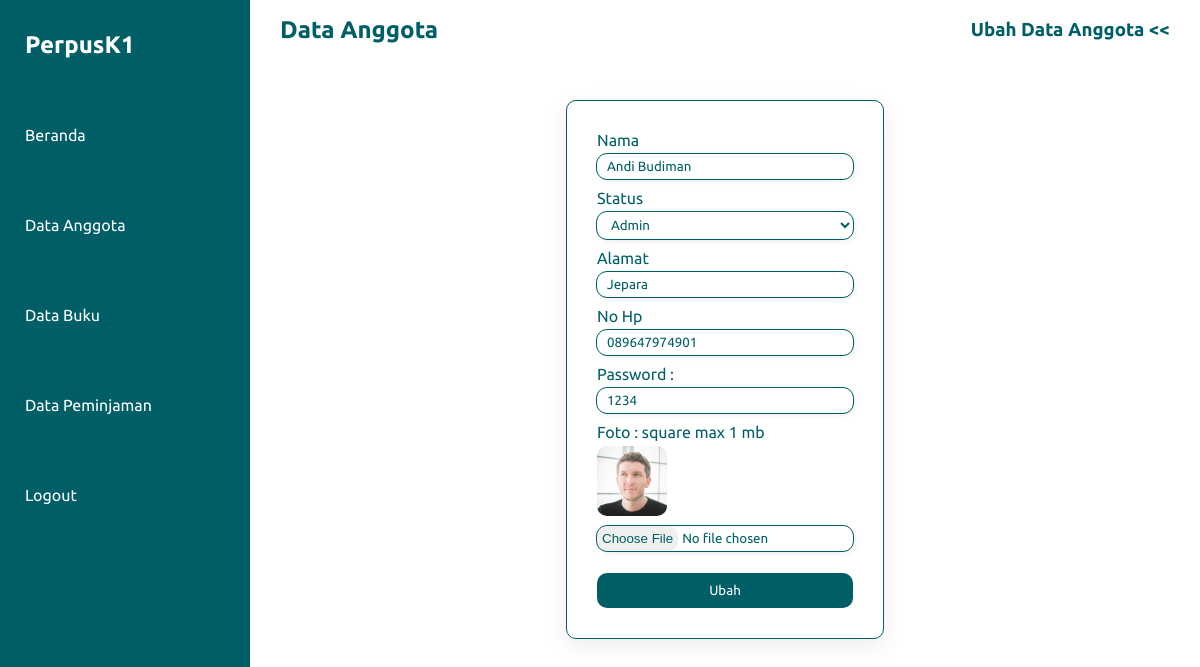
The app's page /kelola_anggota/ubah_anggota.php?id=202250001 (signed in) with its own data.
### tables this page shows
CREATE TABLE `tb_anggota` (
  `nim` int(9) NOT NULL,
  `nama` varchar(40) NOT NULL,
  `status` varchar(20) NOT NULL,
  `alamat` varchar(40) NOT NULL,
  `no_hp` varchar(15) NOT NULL,
  `password` varchar(100) NOT NULL,
  `gambar` varchar(40) NOT NULL
);

### kelola_anggota/ubah_anggota.php (the view, shortened to what this page needs)
<?php
require "functions.php";
$id = $_GET['id'];
$datas = mysqli_query($koneksi, "SELECT * FROM tb_anggota WHERE nim = '$id'");
?>
<!DOCTYPE html>
<html lang="en">
<head>
    <link rel="stylesheet" href="../style.css">
</head>
<body>
    <div class="container">
        <div class="navigation">
            <div class="logo-admin">
                <h2>PerpusK1</h2>
            </div>
            <ul>
                <li><a href="../index.php">Beranda</a></li>
                <li><a href="data_anggota.php">Data Anggota</a></li>
                <li><a href="../kelola_buku/data_buku.php">Data Buku</a></li>
                <li><a href="../kelola_pinjam/data_pinjam.php">Data Peminjaman</a></li>
                <li><a onclick="return confirm('Apakah anda yakin ingin keluar?')" href="../logout.php">Logout</a></li>
            </ul>
        </div>
        <div class="main">
            <div class="top-bar">
                <div class="nama-menu">
                    <h2>Data Anggota</h2>
                </div>
                <div class="sub-menu">
                    <h3>
                        Ubah Data Anggota << </h3>
                </div>
            </div>
            <div class="details">
                <div class="input-grub">
                    <form action="" method="post" enctype="multipart/form-data">
                        <?php
                        while ($data = mysqli_fetch_array($datas)) :
                        ?>
                            <div class="input-box">
                                <label for="nama">Nama</label>
                                <input type="text" name="nama" id="nama" value="<?= $data['nama'] ?>">
                            </div>
                            <div class="input-box">
                                <label for="status">Status</label>
                                <select class="select-custom" name="status" id="">
                                    <option value="<?= $data['status'] ?>"><?= $data['status'] ?></option>
                                </select>
                            </div>
                            <div class="input-box">
                                <label for="alamat">Alamat</label>
                                <input type="text" name="alamat" id="alamat" value="<?= $data['alamat'] ?>">
                            </div>
                            <div class="input-box">
                                <label for="no_hp">No Hp</label>
                                <input type="text" name="no_hp" id="no_hp" value="<?= $data['no_hp'] ?>">
                            </div>
                            <div class="input-box">
                                <label for="password">Password :</label>
                                <input type="text" name="password" id="password" value="<?= $data['password'] ?>">
                            </div>
                            <div class="input-box">
                                <label for="gambar">Foto : square max 1 mb</label>
                                <img class="gambar-profil" src="img/<?= $data['gambar'] ?>" alt="">
                                <input type="file" name="gambar" id="gambar" value="<?= $data['gambar'] ?>">
                            </div>
                            <div class="input-box">
                                <button type="submit" name="submit">Ubah</button>
                            </div>
                        <?php
                        endwhile;
                        ?>
                    </form>
                </div>
            </div>
        </div>
    </div>
</body>
</html>

### style.css (style rules this page uses)
* { font-family: 'Ubuntu', sans-serif; margin: 0; padding: 0; box-sizing: border-box; }
:root { --hijau: #005f66; --hijau-muda: rgb(0, 183, 196); --hijau-muda-muda: rgb(233, 254, 255); --white: #ffffff; --hijau-tua: #00363a; --gray: #ebebeb; }
body { min-height: 100vh; overflow-x: hidden; }
.container { position: relative; width: 100%; }
.navigation { position: fixed; width: 250px; height: 100%; background: var(--hijau); border-left: 10px solid var(--hijau); transition: 0.5s; overflow: hidden; }
.navigation ul { position: absolute; left: 0; width: 100%; }
.navigation ul li { position: relative; width: 100%; list-style: none; }
.navigation ul li a,h2 { position: relative; display: block; width: 100%; display: flex; text-decoration: none; color: var(--white); height: 90px; line-height: 90px; text-align: center; padding-left: 15px; }
.main { position: relative; width: calc(100% - 250px); left: 250px; min-height: 100vh; background: var(--white); }
.top-bar { color: var(--hijau); width: 100%; height: 60px; display: flex; justify-content: space-between; align-items: center; padding: 0px 30px; }
.top-bar .nama-menu h2 { padding: 0; color: var(--hijau); }
.details { width: 100%; display: flex; position: relative; background-color: var(--white); padding-top: 40px; }
.input-grub { background-color: var(--white); display: flex; margin: auto; box-shadow: 0 7px 25px rgba(0, 0, 0, 0.08); padding: 30px; border-radius: 10px; border: 1px solid var(--hijau); }
.input-grub .input-box { display: flex; flex-direction: column; color: var(--hijau); }
.input-grub .input-box input[type="text"] { color: var(--hijau); margin: 5px 0px; margin-bottom: 10px; border: none; outline: 1px solid var(--hijau); padding: 5px 10px; border-radius: 10px; box-shadow: 2px 2px 6px rgba(0, 0, 0, 0.082); }
.input-grub .input-box input[type="file"] { outline: 1px solid var(--hijau); color: var(--hijau); margin: 5px 0px; margin-bottom: 7px; border: none; border-radius: 10px; box-shadow: 2px 2px 6px rgba(0, 0, 0, 0.082); }
.input-grub .input-box button { border: none; background-color: var(--hijau); padding: 10px 0; border-radius: 10px; color: var(--white); margin-top: 15px; }
.input-grub .input-box .select-custom { color: var(--hijau); padding: 5px 10px; margin: 5px 0px; margin-bottom: 10px; background-color: var(--white); border: none; outline: 1px solid var(--hijau); border-radius: 10px; box-shadow: 2px 2px 6px rgba(0, 0, 0, 0.082); }
.input-grub .input-box .select-custom option { background-color: var(--white); }
.gambar-profil { width: 70px; margin: 5px 0px; border-radius: 10px; }

### records on screen
tb_anggota: nama "Andi Budiman", status "Admin", alamat "Jepara", no_hp "089647974901", password "1234", gambar (picture)
